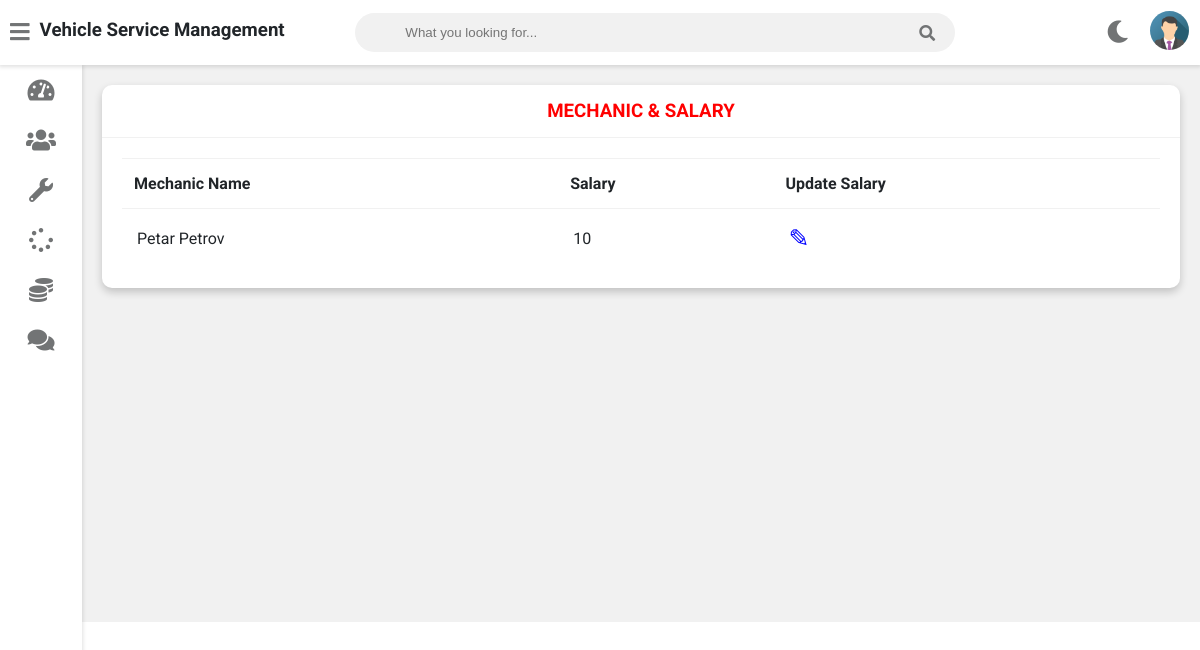
Before: /admin-view-mechanic-salary (signed in) with the older database file.
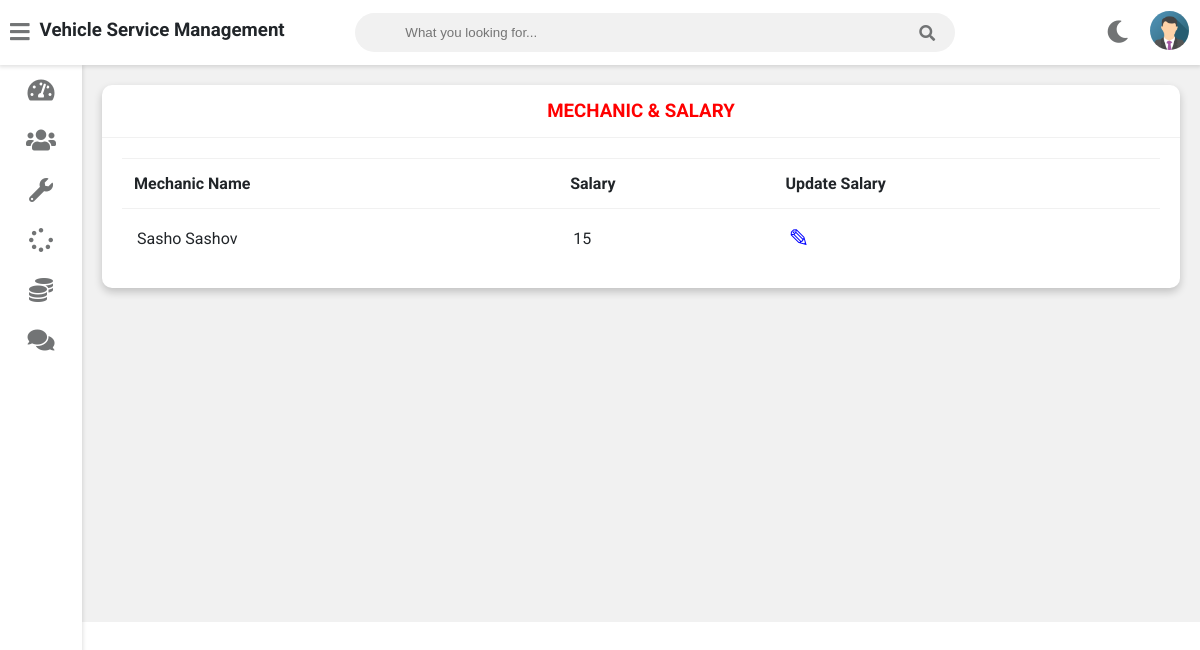
After: the same page with the newer database file.
### Vehicle_service/admin_user/models.py (models this page shows, shortened)
class Mechanic(models.Model):
    user = models.OneToOneField(User, on_delete=models.CASCADE)
    profile_pic = models.ImageField(upload_to='profile_pic/MechanicProfilePic/', null=True, blank=True)
    address = models.CharField(max_length=40)
    mobile = models.CharField(max_length=20, null=False)
    skill = models.CharField(max_length=500, null=True)
    salary = models.PositiveIntegerField(null=True)
    status = models.BooleanField(default=False)
    @property
    def get_name(self):
        return self.user.first_name + " " + self.user.last_name

### Vehicle_service/mechanic/views.py (the view)
# urls.py: path('admin-view-mechanic-salary', views.admin_view_mechanic_salary_view,
@login_required(login_url='adminlogin')
def admin_view_mechanic_salary_view(request):
    mechanics = models.Mechanic.objects.all()
    return render(request, 'vehicle/../../templates/admin/admin_view_mechanic_salary.html', {'mechanics': mechanics})

### templates/admin/admin_view_mechanic_salary.html
{% extends 'admin/adminbase.html' %}
{% block content %}
{% load static %}
	<div class="wrapper">
		<div class="row">
			<div class="col-12 col-m-12 col-sm-12">
				<div class="card">
					<div class="card-header">
						<h3 style="color:red; text-align:center" >MECHANIC & SALARY
						</h3>
					</div>
					<div class="card-content">
						<table>
							<thead>
                <tr>
                  <th>Mechanic Name</th>
                  <th>Salary</th>
                  <th>Update Salary</th>
                </tr>
							</thead>
							<tbody>
              {% for m in mechanics %}
                <tr>
                  <td> {{m.get_name}}</td>
                  <td>{{m.salary}}</td>
                  <td><a  style="color:blue; text-decoration:none;font-size:25px;" href="{% url 'update-salary' m.id  %}">&#9998;</a></td>
                </tr>
                {% endfor %}
							</tbody>
						</table>
					</div>
				</div>
			</div>
		</div>
<br><br><br><br><br><br><br><br><br><br><br><br><br><br><br><br>
	</div>
{% endblock content %}

Changed rows visible on the page:
changed Mechanic: get_name "Petar Petrov" → "Sasho Sashov"; salary "10" → "15"
